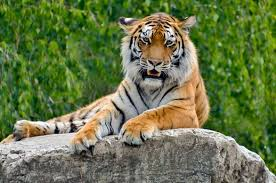
#> input picture Open cv Phase 2/Image Resizing & Shaping/tiger_image.jpg, 276 x 183 px, found by its file name
$ python cropping_images_using_slicing.py
#> lines starting #> are read from the running program, lines starting #| are printed output that depends on the picture
# Import the OpenCV library for image processing
import cv2

# Read the image from the specified file path and store it in the 'image' variable
# The image is loaded as a NumPy array with BGR color format
image = cv2.imread('Image Resizing & Shaping/tiger_image.jpg')
#> image is the input picture: shape (183, 276, 3); mean B, G, R 73.2, 118.2, 104.2

# Check if the image was successfully loaded (not None)
if image is not None:
    # Crop the image using array slicing: [rows_start:rows_end, cols_start:cols_end]
    # This extracts pixels from row 100 to 200 and column 50 to 150
    # NumPy array slicing works on rows first (height), then columns (width)
    cropped = image[100:200 , 50:150]
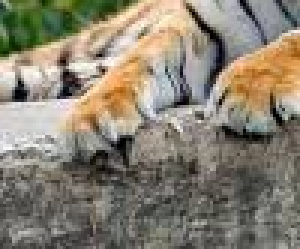
#> cropped: shape (83, 100, 3) (shown 3 times larger); mean B, G, R 113.7, 129.2, 136.6

    # Display the original image in a window titled 'Original Image'
    cv2.imshow('Original Image', image)

    # Display the cropped image in a window titled 'Cropped'
    cv2.imshow("Cropped", cropped)

    # Wait indefinitely for a key press (0 means wait forever until a key is pressed)
    cv2.waitKey(0)

    # Close all the image display windows that were created
    cv2.destroyAllWindows()
else:
    # If the image file could not be found or loaded, print an error message
    print('image not found')
